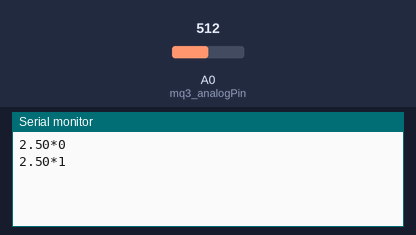
Bench run of a sketch on a simulated Arduino Uno, built with avr-gcc and run on an emulated ATmega328P. On the bench: the last lines printed to the serial monitor. The test bench sets the inputs (shaded band); at power-on: A0 (mq3_analogPin) = 512.

Above: at 1.8 s.
1.9 s: A0 (mq3_analogPin) set to 716
At 2.5 s:
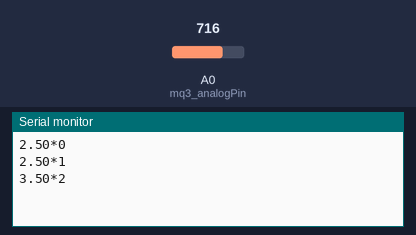
3.4 s: A0 (mq3_analogPin) set to 900
At 4.8 s:
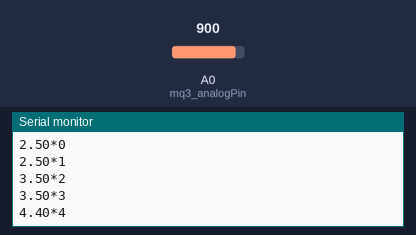
Timing chart, 0 to 6.4 s (numbered marks = the images above; inputs shaded):
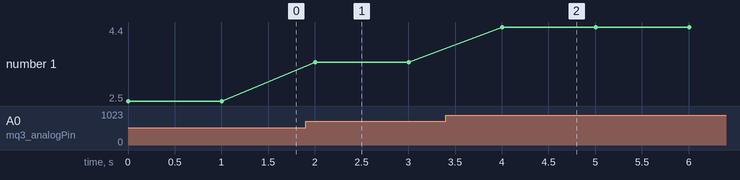

Measured:
- after the input at 1.9 s, the serial monitor: prints a new line after 0.10 s (image 1)
- after the input at 3.4 s, the serial monitor: prints a new line after 0.60 s (image 2)
- plotted number 1: 2.5 → 3.5 after the input at 1.9 s, 3.5 → 4.4 after the input at 3.4 s

The sketch:

mq3_calibration.ino
```cpp
int mq3_analogPin = A0; // connected to the output pin of MQ3
int val;
int tempPin = 1;
unsigned long time;
unsigned long time_in_second;
void setup(){
  Serial.begin(9600); // open serial at 9600 bps
}

void loop()
{
  // give ample warmup time for readings to stabilize
  float arduino_voltage = 5 ;
  int mq3_value = analogRead(mq3_analogPin);
  float voltage = mq3_value * (arduino_voltage / 1023.0);

  //time
  time = millis(); //Since arduino has booted
  time_in_second = time/1000 ;

  //Serial.print("Voltage=");
  Serial.print(voltage);
  Serial.print("*");

  //Serial.print(" Time(S): ");
  Serial.print(time_in_second);
  Serial.print("\n");

  delay(1000);    //slow down output
}
```
